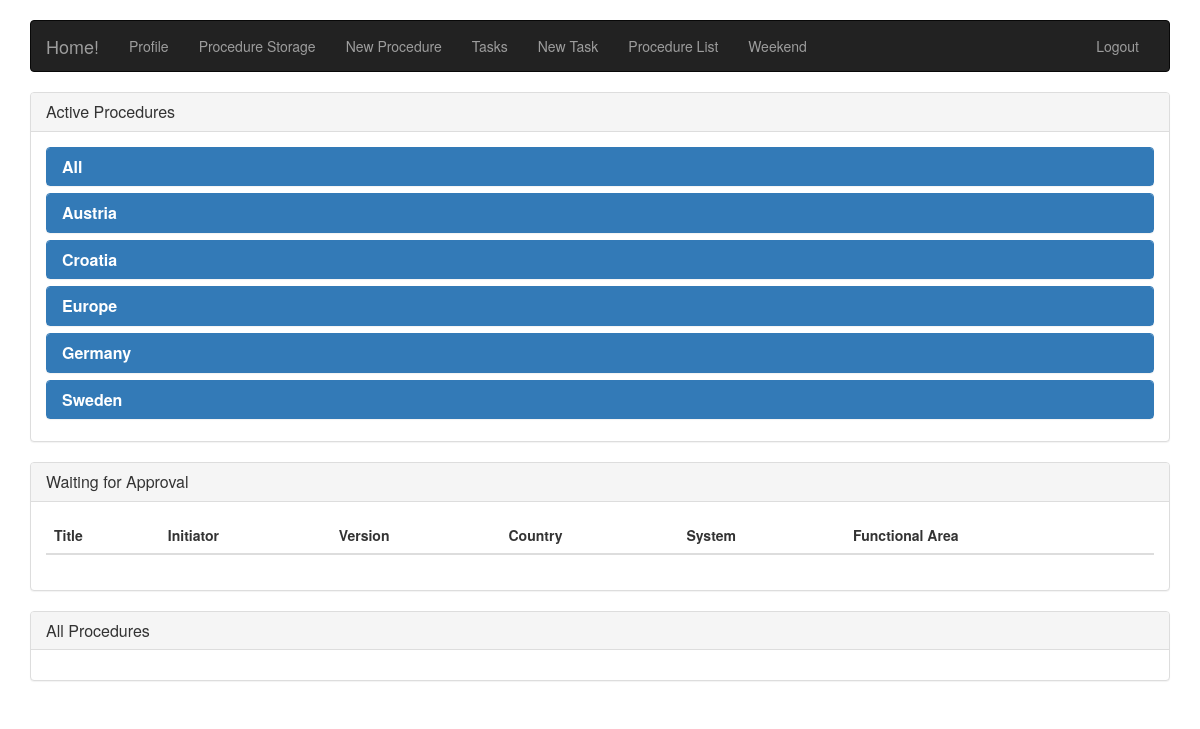
The app's page /test_procedure.php (signed in), older data.
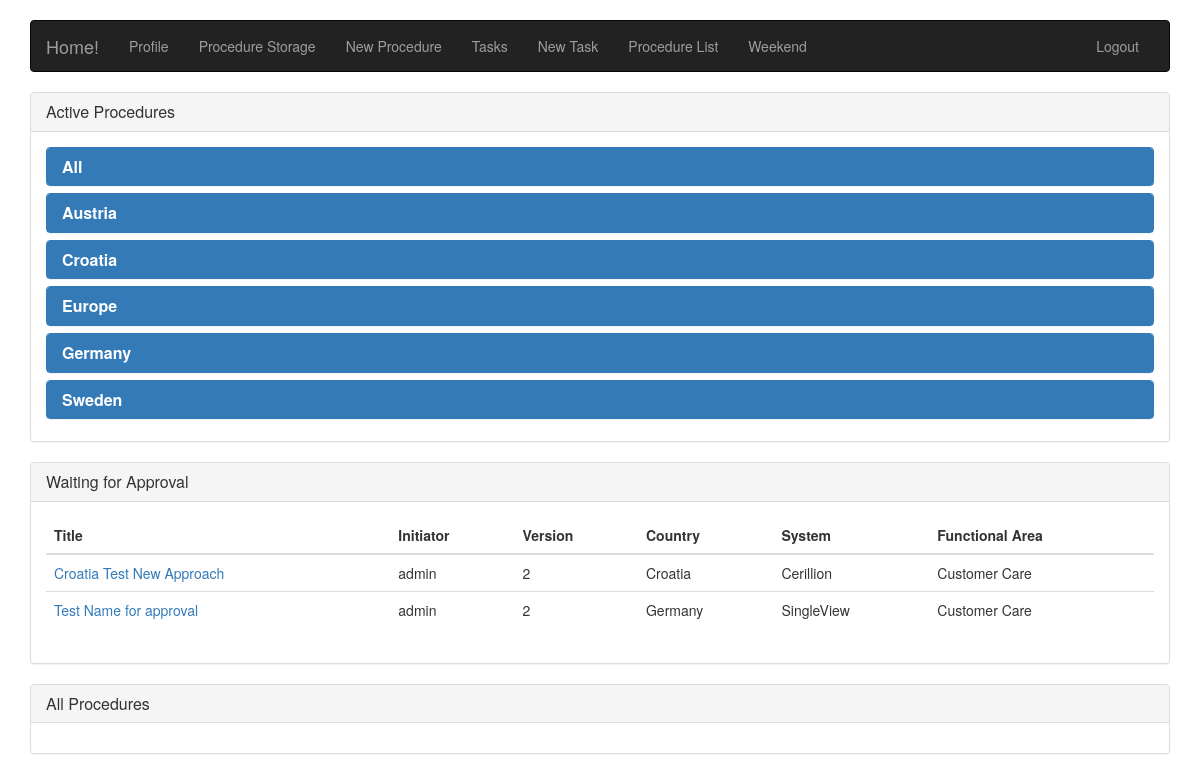
The same page, newer data.
### tables this page shows
CREATE TABLE IF NOT EXISTS `classcountry` (
  `ClassCountryID` int(11) NOT NULL,
  `ClassCountryName` varchar(50) NOT NULL,
  `ClassCountryPic` blob NOT NULL
);

CREATE TABLE IF NOT EXISTS `proceduresarchive` (
  `procarchid` int(11) NOT NULL,
  `procid` int(11) NOT NULL,
  `ProcTitle` varchar(250) NOT NULL,
  `ProcSystem` int(11) NOT NULL,
  `ProcCountry` int(11) NOT NULL,
  `ProcFuncArea` int(11) NOT NULL,
  `ProcDescript` text NOT NULL,
  `ProcDependecies` text NOT NULL,
  `ProcAccess` text NOT NULL,
  `ProcDescription` text NOT NULL,
  `ProcTroubleshooting` text NOT NULL,
  `ProcImpact` text NOT NULL,
  `procstate` int(11) NOT NULL DEFAULT '1',
  `procversion` int(11) NOT NULL DEFAULT '1',
  `proccreatedate` datetime NOT NULL,
  `proccreatename` varchar(300) NOT NULL,
  `procmoddate` datetime NOT NULL DEFAULT CURRENT_TIMESTAMP,
  `procmodname` varchar(300) NOT NULL
);

CREATE TABLE IF NOT EXISTS `classsystem` (
  `ClassSysID` int(11) NOT NULL,
  `ClassSysName` varchar(50) NOT NULL
);

CREATE TABLE IF NOT EXISTS `classfuncarea` (
  `ClassFuncID` int(11) NOT NULL,
  `ClassFuncName` varchar(50) NOT NULL
);

### adds/queries.php (called while the page is built, shortened)
<?php
	$link = mysqli_connect(DB_HOST, DB_USER, DB_PASS, DB_NAME)or die("Cannot Connect");
	function selectAll($tableName = "countries", $order = 2){
		$link = mysqli_connect(DB_HOST, DB_USER, DB_PASS, DB_NAME)or die("Cannot Connect");
		$sql="SELECT*FROM $tableName ORDER BY $order ASC";
		return(mysqli_fetch_all($link->query($sql)));
	}
    function selectForApproval($state){
        global $link;
        $sql="SELECT
                pa.procid,
                pa.procTitle,
                cs.ClassSysName,
                cc.ClassCountryName,
                cfa.ClassFuncName,
                pa.procDescript,
                pa.procDependecies,
                pa.procAccess,
                pa.procDescription,
                pa.procTroubleshooting,
                pa.procImpact,
                pa.procstate,
                pa.procversion,
                pa.proccreatedate,
                pa.proccreatename,
                pa.procmoddate,
                pa.procmodname
            FROM
                proceduresarchive pa,
                classcountry cc,
                classfuncarea cfa,
                classsystem cs
            WHERE
                pa.procstate = '$state'
            AND
                pa.ProcCountry = cc.ClassCountryID
            AND
                pa.ProcFuncArea = cfa.ClassFuncID
            AND
                pa.ProcSystem = cs.ClassSysID
                ";
        return(mysqli_fetch_all($link->query($sql)));
    }
?>

### test_procedure.php (the view, shortened to what this page needs)
<!DOCTYPE html>
<html lang="en">
<head>
    <link rel="stylesheet" type="text/css" href="/root/PS/css/bootstrap.css">
    <link rel="stylesheet" type="text/css" href="/root/PS/css/my_style.css">
</head>
<body>
    <div class="container" style="margin-top: 20px;">
        <?php
        include_once('navigation.php');
        include_once('./adds/queries.php');
        ?>
        <div class="panel panel-default">
            <div class="panel-heading">
                <h3 class="panel-title">Active Procedures</h3>
            </div>
            <div class="panel-body">
                <?php
                $countryList = selectAll('classcountry');
                $countryID=1;
                foreach ($countryList as $key => $countrName) {
                    echo '<div class="panel-group procedure-list-group">';
                    echo '<div class="panel panel-primary">';
                    echo '<div class="panel-heading">';
                    echo '<h4 class="panel-title">';
                    echo '<a data-toggle="collapse" href="#collapse'.$countryID.'"><strong>'.$countrName[1].'</strong></a>';
                    echo '</h4>';
                    echo '</div>';
                    $countryID++;
                    echo '</div>';
                    echo '</div>';
                }
                ?>
            </div>
        </div>
        <div class="panel panel-default">
            <div class="panel-heading">
                <h3 class="panel-title">Waiting for Approval</h3>
            </div>
            <div class="panel-body">
                <table class="table table-hover">
                    <thead>
                        <tr>
                            <th>Title</th>
                            <th>Initiator</th>
                            <th>Version</th>
                            <th>Country</th>
                            <th>System</th>
                            <th>Functional Area</th>
                        </tr>
                    </thead>
                    <tbody>
                <?php
                $approvalList = selectForApproval(4);
                foreach ($approvalList as $key => $approvalListItem) {
                    $procApprovalTitle = $approvalListItem[1];
                    $procApprovalInitiator = $approvalListItem[14];
                    $procApprovalVersion = $approvalListItem[12];
                    $procApprovalCountry = $approvalListItem[3];
                    $procApprovalSystem = $approvalListItem[2];
                    $procApprovalFuncArea = $approvalListItem[4];
                    ?>
                        <tr class="taskrow">
                            <td> <a href="#"><?php echo $procApprovalTitle ?></a> </td>
                            <td> <?php echo $procApprovalInitiator ?> </td>
                            <td> <?php echo $procApprovalVersion ?> </td>
                            <td> <?php echo $procApprovalCountry ?> </td>
                            <td> <?php echo $procApprovalSystem ?> </td>
                            <td> <?php echo $procApprovalFuncArea ?> </td>
                        </tr>
                    <?php } ?>
                    </tbody>
                </table>
            </div>
        </div>
        <div class="panel panel-default">
            <div class="panel-heading">
                <h3 class="panel-title">All Procedures</h3>
            </div>
            <div class="panel-body">
            </div>
        </div>
    </div>
</body>
</html>

### navigation.php (shortened to what this page needs)
<nav class="navbar navbar-inverse">
	<div class="container-fluid">
		<div class="navbar-header">
			<a class="navbar-brand" href="/root/PS/index.php">Home!</a>
		</div>
		<div class="collapse navbar-collapse" id="bs-example-navbar-collapse-9">
			<ul class="nav navbar-nav">
				<?php if(ISSET($_SESSION['myusername'])){ ?>
				<li class="<?php echo ($_SERVER['PHP_SELF'] == '/root/PS/profile.php' ? ' active' : '');?>"><a href="/root/PS/profile.php">Profile</a></li>
				<?php } ?>
				<li class="<?php echo ($_SERVER['PHP_SELF'] == '/root/PS/procedure_list.php' ? ' active' : '');?>"><a href="/root/PS/procedure_list.php">Procedure Storage</a></li>
				<li class="<?php echo ($_SERVER['PHP_SELF'] == '/root/PS/new_proc.php' ? ' active' : '');?>"><a href="/root/PS/new_proc.php">New Procedure</a></li>
				<li class="<?php echo ($_SERVER['PHP_SELF'] == '/root/PS/task_list.php' ? ' active' : '');?>"><a href="/root/PS/task_list.php">Tasks</a></li>
				<li class="<?php echo ($_SERVER['PHP_SELF'] == '/root/PS/new_task.php' ? ' active' : '');?>"><a href="/root/PS/new_task.php" target="_blank">New Task</a></li>
				<li class="<?php echo ($_SERVER['PHP_SELF'] == '/root/PS/test_procedure.php' ? ' active' : '');?>"><a href="/root/PS/test_procedure.php">Procedure List</a></li>
				<li class="<?php echo ($_SERVER['PHP_SELF'] == '/root/PS/weekend.php' ? ' active' : '');?>"><a href="/root/PS/weekend.php" target="_blank">Weekend</a></li>
			</ul>
			<ul class="nav navbar-nav navbar-right">
				<?php
					if(empty($_SESSION['myusername']) || empty($_SESSION['mypassword'])){
				?>
						<li data-toggle="modal" data-target="#myModal"><a href="#">Login</a></li>
				<?php
					}else{
				?>
						<li><a href="/root/PS/logout.php">Logout</a></li>
				<?php
					}
				?>
			</ul>
		</div>
	</div>
</nav>

### css/my_style.css (style rules this page uses)
html { overflow-y: scroll !important; }
.procedure-list-group { margin-bottom: 5px; padding-bottom: 2px; }

Row changes from the older to the newer data that the page shows:
added proceduresarchive: ProcTitle "Croatia Test New Approach", proccreatename "admin", procversion "2", classcountry.ClassCountryName "Croatia", classsystem.ClassSysName "Cerillion", classfuncarea.ClassFuncName "Customer Care"
added proceduresarchive: ProcTitle "Test Name for approval", proccreatename "admin", procversion "2", classcountry.ClassCountryName "Germany", classsystem.ClassSysName "SingleView", classfuncarea.ClassFuncName "Customer Care"
